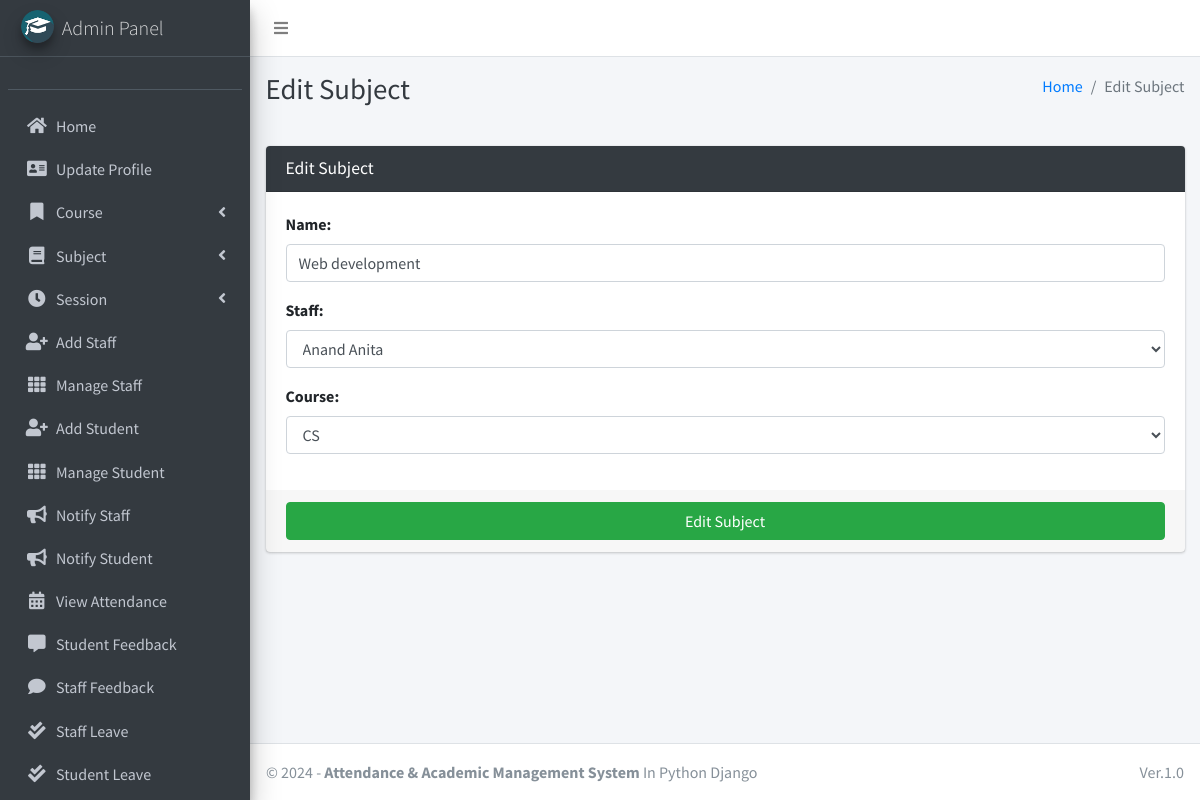
Page /subject/edit/2 (signed in) on the committed database.
### main_app/models.py (models this page shows, shortened)
class Subject(models.Model):
    name = models.CharField(max_length=120)
    staff = models.ForeignKey(Staff,on_delete=models.CASCADE,)
    course = models.ForeignKey(Course, on_delete=models.CASCADE)
    updated_at = models.DateTimeField(auto_now=True)
    created_at = models.DateTimeField(auto_now_add=True)

### main_app/hod_views.py (the view, shortened to what this page needs)
def edit_subject(request, subject_id):
    instance = get_object_or_404(Subject, id=subject_id)
    form = SubjectForm(request.POST or None, instance=instance)
    context = {
        'form': form,
        'subject_id': subject_id,
        'page_title': 'Edit Subject'
    }
    return render(request, 'hod_template/edit_subject_template.html', context)

### main_app/forms.py
class SubjectForm(FormSettings):
    def __init__(self, *args, **kwargs):
        super(SubjectForm, self).__init__(*args, **kwargs)
    class Meta:
        model = Subject
        fields = ['name', 'staff', 'course']

### main_app/models.py (called while the page is built)
    def __str__(self):
        return self.last_name + ", " + self.first_name

    def __str__(self):
        return self.name

    def __str__(self):
        return self.admin.last_name + " " + self.admin.first_name

### main_app/templates/hod_template/edit_subject_template.html
{% extends 'main_app/base.html' %}
{% load static %}
{% block page_title %}{{page_title}}{% endblock page_title %}
{% block content %}
<section class="content">
    <div class="container-fluid">
        <div class="row">
            <div class="col-md-12">
                <div class="card card-dark">
                    <div class="card-header">
                        <h3 class="card-title">{{page_title}}</h3>
                    </div>
                    {% include "main_app/form_template.html" with messages=messages  form=form button_text="Edit Subject"%}
                </div>
            </div>
        </div>
    </div>
</section>
{% endblock content %}

### main_app/templates/main_app/form_template.html (shortened to what this page needs)
<form role="form" method="POST" enctype="multipart/form-data">
    <div class="card-body">
        {% for field in form  %}
        <div class="form-group">
            {{field.label_tag}}
            {{field}}
        </div>
        {% endfor %}
    </div>
    <div class="card-footer">
        <button type="submit" class="btn btn-success btn-block">
            {% if button_text %}
            {{button_text}}
            {% else %}
            Submit
            {% endif %}
        </button>
    </div>
</form>

### rows in the picture
Subject: form "Web development" "Anand Anita" "CS"

### other values in the picture
{{ page_title }} "Edit Subject"
{{ field.label_tag }} "Name:" "Staff:" "Course:"
{{ button_text }} "Edit Subject"
